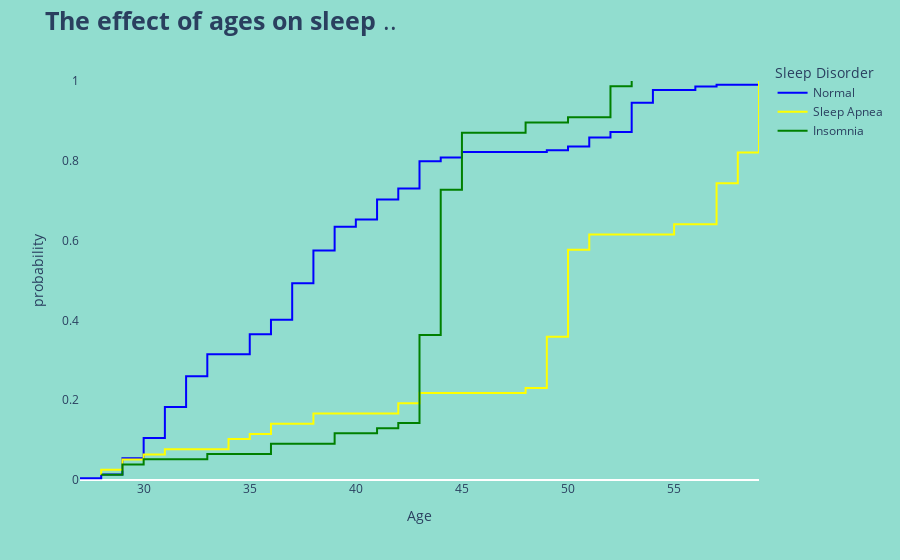

Notebook cell for this chart:
### Code cell
fig=px.ecdf(sleep_data,x='Age',
            color='Sleep Disorder',
            color_discrete_sequence=['blue','yellow','green'])


fig.update_layout(title='<b>The effect of ages on sleep </b>..',
                 title_font={'size':25},
                 paper_bgcolor='#91DDCF',
                 plot_bgcolor='#91DDCF')


fig.update_xaxes(showgrid=False)
fig.update_yaxes(showgrid=False)
fig.show()

### Figure 1 — Plotly figure (JSON) as saved in the notebook; plotly's stock layout.template omitted (floating-point values rounded to 4 significant figures; data arrays with more than 128 entries replaced by an {"elided": "..."} marker saying what was removed)
{"data": [{"hovertemplate": "Sleep Disorder=Normal<br>Age=%{x}<br>probability=%{y}<extra></extra>", "legendgroup": "Normal", "line": {"dash": "solid", "shape": "hv"}, "marker": {"color": "blue", "symbol": "circle"}, "mode": "lines", "name": "Normal", "orientation": "v", "showlegend": true, "type": "scatter", "x": {"elided": "219 int values"}, "xaxis": "x", "y": {"elided": "219 float values"}, "yaxis": "y"}, {"hovertemplate": "Sleep Disorder=Sleep Apnea<br>Age=%{x}<br>probability=%{y}<extra></extra>", "legendgroup": "Sleep Apnea", "line": {"dash": "solid", "shape": "hv"}, "marker": {"color": "yellow", "symbol": "circle"}, "mode": "lines", "name": "Sleep Apnea", "orientation": "v", "showlegend": true, "type": "scatter", "x": [28, 28, 29, 29, 30, 31, 34, 34, 35, 36, 36, 38, 38, 42, 42, 43, 43, 48, 49, 49, 49, 49, 49, 49, 49, 49, 49, 49, 50, 50, 50, 50, 50, 50, 50, 50, 50, 50, 50, 50, 50, 50, 50, 50, 50, 51, 51, 51, 55, 55, 57, 57, 57, 57, 57, 57, 57, 57, 58, 58, 58, 58, 58, 58, 59, 59, 59, 59, 59, 59, 59, 59, 59, 59, 59, 59, 59, 59], "xaxis": "x", "y": [0.01282, 0.02564, 0.03846, 0.05128, 0.0641, 0.07692, 0.08974, 0.1026, 0.1154, 0.1282, 0.141, 0.1538, 0.1667, 0.1795, 0.1923, 0.2051, 0.2179, 0.2308, 0.2436, 0.2564, 0.2692, 0.2821, 0.2949, 0.3077, 0.3205, 0.3333, 0.3462, 0.359, 0.3718, 0.3846, 0.3974, 0.4103, 0.4231, 0.4359, 0.4487, 0.4615, 0.4744, 0.4872, 0.5, 0.5128, 0.5256, 0.5385, 0.5513, 0.5641, 0.5769, 0.5897, 0.6026, 0.6154, 0.6282, 0.641, 0.6538, 0.6667, 0.6795, 0.6923, 0.7051, 0.7179, 0.7308, 0.7436, 0.7564, 0.7692, 0.7821, 0.7949, 0.8077, 0.8205, 0.8333, 0.8462, 0.859, 0.8718, 0.8846, 0.8974, 0.9103, 0.9231, 0.9359, 0.9487, 0.9615, 0.9744, 0.9872, 1], "yaxis": "y"}, {"hovertemplate": "Sleep Disorder=Insomnia<br>Age=%{x}<br>probability=%{y}<extra></extra>", "legendgroup": "Insomnia", "line": {"dash": "solid", "shape": "hv"}, "marker": {"color": "green", "symbol": "circle"}, "mode": "lines", "name": "Insomnia", "orientation": "v", "showlegend": true, "type": "scatter", "x": [28, 29, 29, 30, 33, 36, 36, 39, 39, 41, 42, 43, 43, 43, 43, 43, 43, 43, 43, 43, 43, 43, 43, 43, 43, 43, 43, 43, 44, 44, 44, 44, 44, 44, 44, 44, 44, 44, 44, 44, 44, 44, 44, 44, 44, 44, 44, 44, 44, 44, 44, 44, 44, 44, 44, 44, 45, 45, 45, 45, 45, 45, 45, 45, 45, 45, 45, 48, 48, 50, 52, 52, 52, 52, 52, 52, 53], "xaxis": "x", "y": [0.01299, 0.02597, 0.03896, 0.05195, 0.06494, 0.07792, 0.09091, 0.1039, 0.1169, 0.1299, 0.1429, 0.1558, 0.1688, 0.1818, 0.1948, 0.2078, 0.2208, 0.2338, 0.2468, 0.2597, 0.2727, 0.2857, 0.2987, 0.3117, 0.3247, 0.3377, 0.3506, 0.3636, 0.3766, 0.3896, 0.4026, 0.4156, 0.4286, 0.4416, 0.4545, 0.4675, 0.4805, 0.4935, 0.5065, 0.5195, 0.5325, 0.5455, 0.5584, 0.5714, 0.5844, 0.5974, 0.6104, 0.6234, 0.6364, 0.6494, 0.6623, 0.6753, 0.6883, 0.7013, 0.7143, 0.7273, 0.7403, 0.7532, 0.7662, 0.7792, 0.7922, 0.8052, 0.8182, 0.8312, 0.8442, 0.8571, 0.8701, 0.8831, 0.8961, 0.9091, 0.9221, 0.9351, 0.9481, 0.961, 0.974, 0.987, 1], "yaxis": "y"}], "layout": {"autosize": true, "legend": {"title": {"text": "Sleep Disorder"}, "tracegroupgap": 0}, "margin": {"t": 60}, "paper_bgcolor": "#91DDCF", "plot_bgcolor": "#91DDCF", "title": {"font": {"size": 25}, "text": "<b>The effect of ages on sleep </b>.."}, "xaxis": {"anchor": "y", "autorange": true, "domain": [0, 1], "range": [27, 59], "showgrid": false, "title": {"text": "Age"}, "type": "linear"}, "yaxis": {"anchor": "x", "autorange": true, "domain": [0, 1], "range": [0, 1.053], "rangemode": "tozero", "showgrid": false, "title": {"text": "probability"}, "type": "linear"}}}
